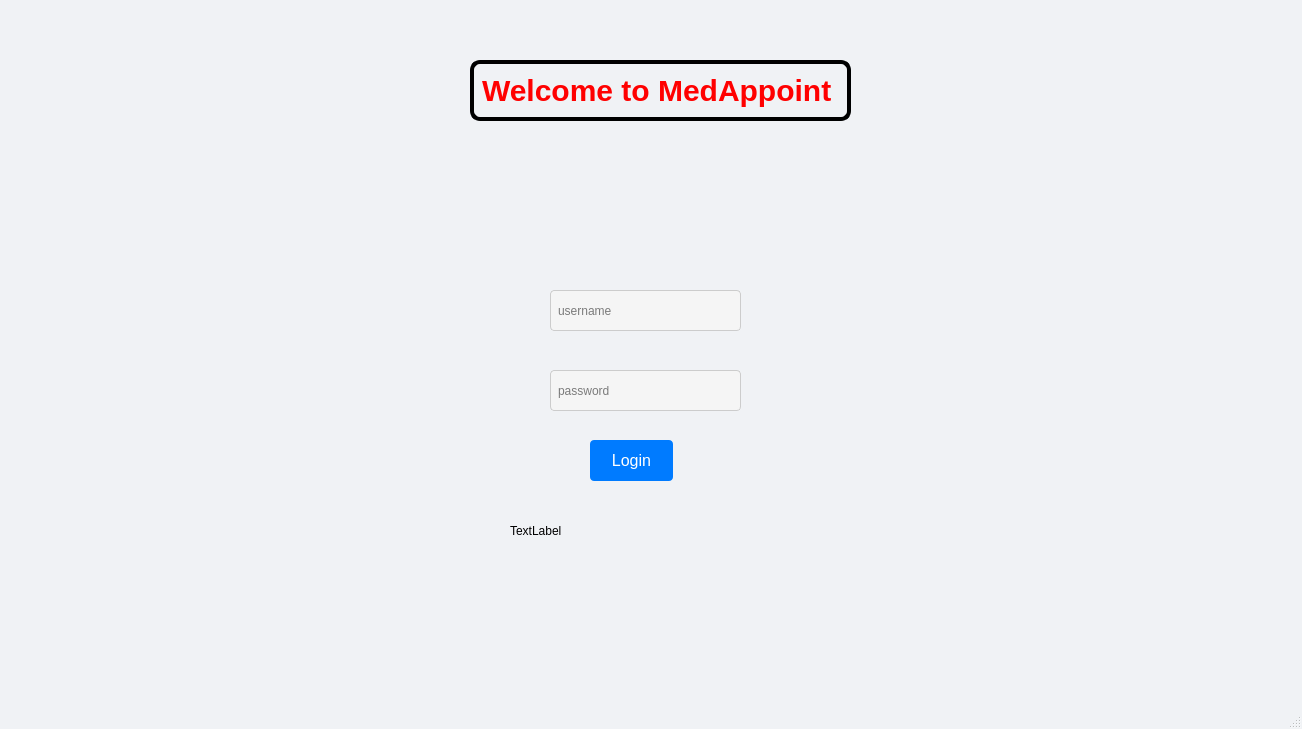
<?xml version="1.0" encoding="UTF-8"?>
<ui version="4.0">
 <class>MainWindow</class>
 <widget class="QMainWindow" name="MainWindow">
  <property name="enabled">
   <bool>true</bool>
  </property>
  <property name="geometry">
   <rect>
    <x>0</x>
    <y>0</y>
    <width>1302</width>
    <height>729</height>
   </rect>
  </property>
  <property name="maximumSize">
   <size>
    <width>16777215</width>
    <height>729</height>
   </size>
  </property>
  <property name="cursor">
   <cursorShape>PointingHandCursor</cursorShape>
  </property>
  <property name="windowTitle">
   <string>MainWindow</string>
  </property>
  <property name="autoFillBackground">
   <bool>false</bool>
  </property>
  <property name="styleSheet">
   <string notr="true">QMainWindow {
background-color: #f0f2f5; 
}</string>
  </property>
  <widget class="QWidget" name="centralwidget">
   <widget class="QLineEdit" name="lineEdit">
    <property name="geometry">
     <rect>
      <x>550</x>
      <y>290</y>
      <width>191</width>
      <height>41</height>
     </rect>
    </property>
    <property name="styleSheet">
     <string notr="true">QLineEdit{ 
background-color: #f5f5f5;
border: 1px solid #ccc;
padding: 5px;
border-radius: 4px;
color: black;
}</string>
    </property>
    <property name="text">
     <string/>
    </property>
    <property name="placeholderText">
     <string>username</string>
    </property>
   </widget>
   <widget class="QLineEdit" name="lineEdit_2">
    <property name="geometry">
     <rect>
      <x>550</x>
      <y>370</y>
      <width>191</width>
      <height>41</height>
     </rect>
    </property>
    <property name="styleSheet">
     <string notr="true">QLineEdit{ 
background-color: #f5f5f5;
border: 1px solid #ccc;
padding: 5px;
border-radius: 4px;
color: black;
}</string>
    </property>
    <property name="text">
     <string/>
    </property>
    <property name="placeholderText">
     <string>password</string>
    </property>
   </widget>
   <widget class="QPushButton" name="pushButton">
    <property name="geometry">
     <rect>
      <x>590</x>
      <y>440</y>
      <width>83</width>
      <height>41</height>
     </rect>
    </property>
    <property name="styleSheet">
     <string notr="true">QPushButton {
    background-color: #007bff; 
    color: #ffffff; 
 border: none; 
border-radius: 4px; 
padding: 10px 20px; 
font-size: 16px; 
}

QPushButton:hover {
background-color: #0056b3; 
}

QPushButton:pressed {
background-color: #004085;
}</string>
    </property>
    <property name="text">
     <string>Login</string>
    </property>
   </widget>
   <widget class="QLabel" name="label">
    <property name="geometry">
     <rect>
      <x>540</x>
      <y>160</y>
      <width>201</width>
      <height>111</height>
     </rect>
    </property>
    <property name="text">
     <string/>
    </property>
    <property name="pixmap">
     <pixmap>C:/Users/LOQ/Downloads/med_APPOINT__1___1_-removebg-preview.png</pixmap>
    </property>
   </widget>
   <widget class="QLabel" name="label_2">
    <property name="geometry">
     <rect>
      <x>470</x>
      <y>60</y>
      <width>381</width>
      <height>61</height>
     </rect>
    </property>
    <property name="styleSheet">
     <string notr="true">	QLabel{
color: red;
font-size: 30px;
font-weight: bold;
text-align: center;
border:4px solid black;
border-radius: 10px;

}</string>
    </property>
    <property name="text">
     <string>Welcome to MedAppoint </string>
    </property>
   </widget>
   <widget class="QLabel" name="label_3">
    <property name="geometry">
     <rect>
      <x>510</x>
      <y>510</y>
      <width>241</width>
      <height>41</height>
     </rect>
    </property>
    <property name="text">
     <string>TextLabel</string>
    </property>
   </widget>
  </widget>
  <widget class="QStatusBar" name="statusbar"/>
 </widget>
 <resources/>
 <connections/>
</ui>
